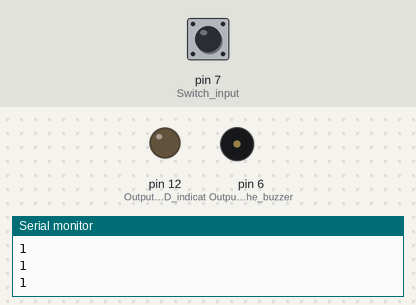
Recording of a sketch running on a simulated Arduino Uno, built with avr-gcc and run on an emulated ATmega328P. Shown: output pins drawn as LEDs (lit = HIGH), buzzer (waves = sounding, pin HIGH), the last lines printed to the serial monitor. The inputs (shaded band) are chosen by the test bench; at power-on: pin 7 (Switch_input) HIGH.

Above: at 2.8 s.
2.9 s: pin 7 (Switch_input) pulled LOW for 1.2 s
At 4.2 s:
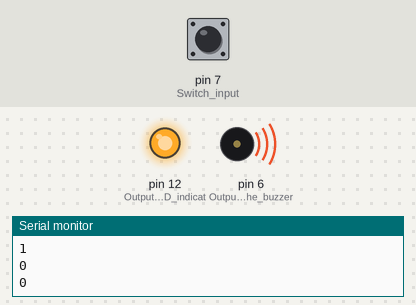
6.5 s: pin 7 (Switch_input) pulled LOW for 3.2 s
At 10.8 s:
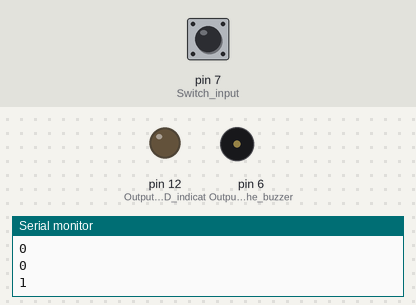
Timing chart, 0 to 12.3 s (numbered marks = the images above; inputs shaded):
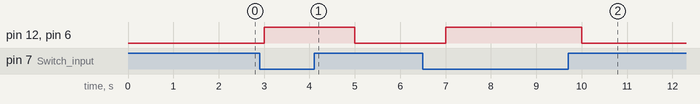

The sketch:

Water_level_warning_system.ino
```cpp
int value; // For the digital input from the switch
void setup()
{
  pinMode(7,INPUT); // Switch input
  pinMode(6,OUTPUT); // Output to the buzzer
  pinMode(12,OUTPUT); // Output to the LED indicator (extra)
  Serial.begin(9600); // Initialising the serial monitor
}
void loop()
{
  value=digitalRead(7);
 Serial.println(value); // Printing the input values on the serial monitor
 if(value==0) // When water is filled
 {
   digitalWrite(6,HIGH); // Setting the buzzer ON
   digitalWrite(12,HIGH); // Setting the LED ON
 }
 else // Not necessary but this avoids False Positives
 {
   digitalWrite(6,LOW); // Setting the buzzer OFF
   digitalWrite(12,LOW); // Setting the LED OFF
 }
 delay(1000);
}
```

Measured:
- after the input at 2.9 s, pin 12 (Output_to_the_LED_indicat), pin 6 (Output_to_the_buzzer): LOW → HIGH after 0.10 s, → LOW 2.0 s later
- after the input at 6.5 s, pin 12 (Output_to_the_LED_indicat), pin 6 (Output_to_the_buzzer): LOW → HIGH after 0.50 s, → LOW 3.0 s later
